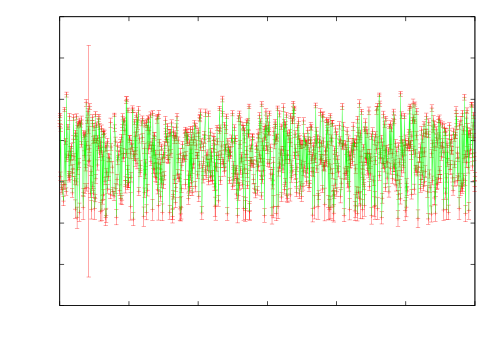

The script that drew this image:
clear
reset
file = "beatfrequenzen_alt_FOL_drift"
datafile = sprintf('../dat/%s.dat',file)

unset key
set xlabel 'Zeit [min]'
#set format x "%.0f"
set ylabel 'Schwebungsfrequenz [MHz]'
set samples 100000

set term push
set term epslatex color 10
set out sprintf('%s.tex',file)

plot datafile using ($1/1101*30):2:3 with errorbars, \
datafile using ($1/1101*30):2 with lines lt 1 lc 2

unset out
